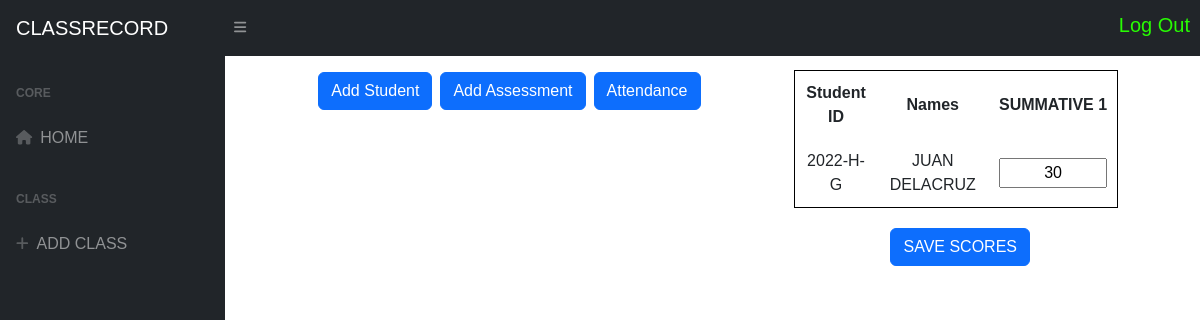
The app's page /studentspage.php?class_id=YFO9u5tNi2 with its own data.
### tables this page shows
CREATE TABLE `tblassesment` (
  `assesment_id` varchar(255) NOT NULL,
  `assesment_title` varchar(255) DEFAULT NULL,
  `total_item` int(11) DEFAULT NULL,
  `term` varchar(255) DEFAULT NULL,
  `assesment_type` varchar(225) NOT NULL,
  `class_id` varchar(255) NOT NULL,
  `user_id` varchar(255) DEFAULT NULL,
  `datetime` varchar(225) NOT NULL
);

CREATE TABLE `tblstudents` (
  `student_id` varchar(255) NOT NULL,
  `fname` varchar(255) DEFAULT NULL,
  `lastname` varchar(255) DEFAULT NULL,
  `middlename` varchar(255) DEFAULT NULL,
  `age` int(11) DEFAULT NULL,
  `class_id` varchar(255) NOT NULL
);

### studentspage.php (the view, shortened to what this page needs)
<?php
require_once "config.php";
include 'sidebar.php';
include 'navbar.php';
$class_id = isset($_GET['class_id']) ? $_GET['class_id'] : null;
$user_id = isset($_SESSION['user_id']) ? $_SESSION['user_id'] : null;
$addAssessmentLink = "addassesment.php?class_id=$class_id&user_id=$user_id";
$addStudentLink = "addstudent.php?class_id=$class_id&user_id=$user_id";
$addAttendance = "attendance.php?class_id=$class_id&user_id=$user_id";
?>
<!DOCTYPE html>
<html lang="en">
<head>
</head>
<body class="sb-nav-fixed">
    <div id="layoutSidenav">
        <div id="layoutSidenav_nav">
            <?php include 'sidebar.php'; ?>
        </div>
        <div id="layoutSidenav_content">
            <main>
                <?php include 'navbar.php'; ?>
                <div class="container mt-4">
                    <div class="row">
                        <div class="col-12 d-flex justify-content-end mt-5">
                            <a href="<?php echo $addStudentLink; ?>" class="btn btn-primary ms-2">Add Student</a>
                            <a href="<?php echo $addAssessmentLink; ?>" class="btn btn-primary ms-2">Add Assessment</a>
                            <a href="<?php echo $addAttendance; ?>" class="btn btn-primary ms-2">Attendance</a>
                        </div>
                    </div>
                </div>
                <div class="container">
                    <form action="" method="post">
                        <table>
                            <tr>
                                <th>Student ID</th>
                                <th>Names</th>
                                <?php
                                $sql_assessments = "SELECT DISTINCT * FROM tblassesment WHERE class_id = ?";
                                $stmt_assessments = $connection->prepare($sql_assessments);
                                $stmt_assessments->bind_param("s", $class_id);
                                $stmt_assessments->execute();
                                $result_assessments = $stmt_assessments->get_result();
                                foreach ($result_assessments as $row_assessment) {
                                    echo "<th>" . $row_assessment["assesment_title"] . "</th>";
                                }
                                ?>
                            </tr>
                            <?php
                            $sql_students = "SELECT * FROM tblstudents WHERE class_id = ?";
                            $stmt_students = $connection->prepare($sql_students);
                            $stmt_students->bind_param("s", $class_id);
                            $stmt_students->execute();
                            $result_students = $stmt_students->get_result();
                            $existingScores = [];
                            $sql_existing_scores = "SELECT tblstudents.student_id, tblassesment.assesment_id, tblstdassesment.score
                                                   FROM tblstdassesment
                                                   INNER JOIN tblstudents ON tblstdassesment.student_id = tblstudents.student_id
                                                   INNER JOIN tblassesment ON tblstdassesment.assesment_id = tblassesment.assesment_id
                                                   WHERE tblstudents.class_id = ?";
                            $stmt_existing_scores = $connection->prepare($sql_existing_scores);
                            $stmt_existing_scores->bind_param("s", $class_id);
                            $stmt_existing_scores->execute();
                            $result_existing_scores = $stmt_existing_scores->get_result();
                            while ($row = $result_existing_scores->fetch_assoc()) {
                                $existingScores[$row['student_id']][$row['assesment_id']] = $row['score'];
                            }
                            while ($row_student = $result_students->fetch_assoc()) {
                                echo "<tr><td>" . $row_student["student_id"] . "</td><td>" . $row_student["fname"] . " " . $row_student["lastname"] . "</td>";
                                $result_assessments->data_seek(0);
                                while ($row_assessment = $result_assessments->fetch_assoc()) {
                                    $student_id = $row_student["student_id"];
                                    $assessment_id = $row_assessment["assesment_id"];
                                    echo "<td>";
                                    $scoreValue = isset($existingScores[$student_id][$assessment_id]) ? $existingScores[$student_id][$assessment_id] : '';
                                    echo "<input type='text' name='scores[$student_id][$assessment_id]' value='$scoreValue' />";
                                    echo "</td>";
                                }
                                echo "</tr>";
                            }
                            ?>
                        </table>
                        <button type="submit" class="btn btn-primary ms-2">SAVE SCORES</button>
                    </form>
                </div>
        </div>
</body>
</html>

### studentspage.php (style rules this page uses)
* { font-family: Arial, sans-serif; }
.container { margin-top: 50px; text-align: center; }
table { width: 70%; margin: 20px auto; border-collapse: collapse; }
table, th, td { border: 1px solid black; }
th, td { padding: 10px; }
input[type="text"] { width: 100%; text-align: center; }

### records on screen
tblassesment: assesment_title "SUMMATIVE 1"
tblstudents: student "2022-H-G", fname "JUAN", lastname "DELACRUZ", student.assesment_id "30"
